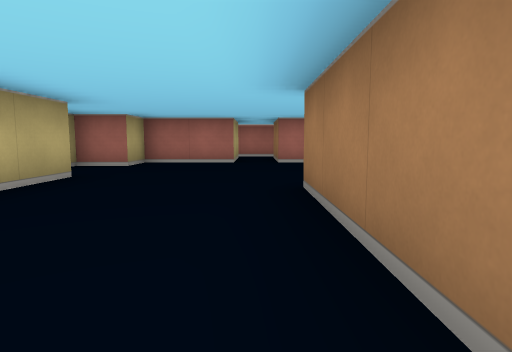
View 1 (above)

19 first-person views from a walk through a cub3D maze. The camera is about half as high as the walls, tilts 6° down and sees 75° across. The floor is counted in squares. Each view is taken from the middle of a square. On the plan, view 1 faces up. The plan holds only what a view shows up to about 9 squares ahead; the rest is blank.

View 2
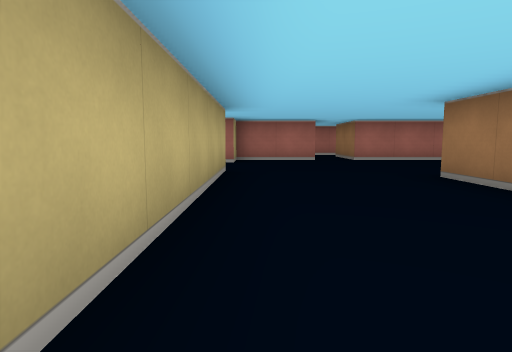

View 3
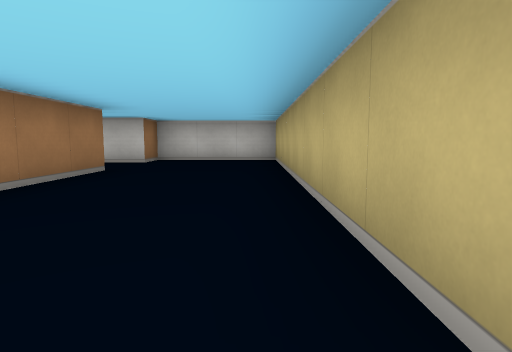

View 4
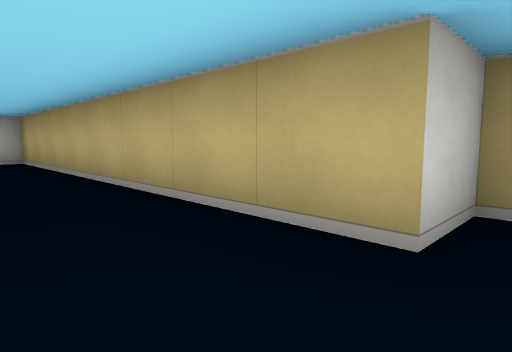

View 5
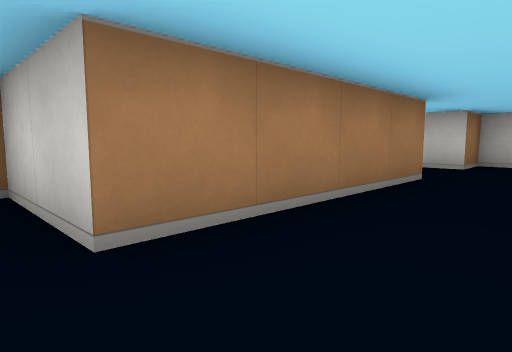

View 6
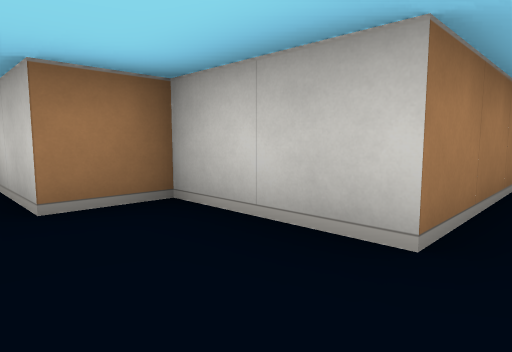

View 7
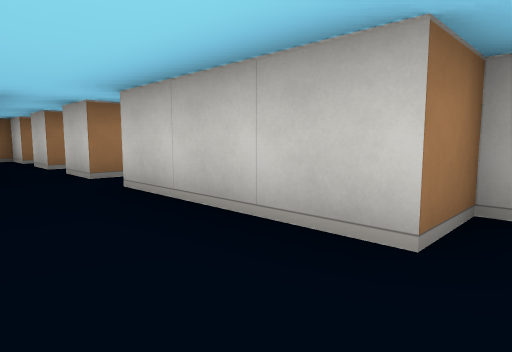

View 8
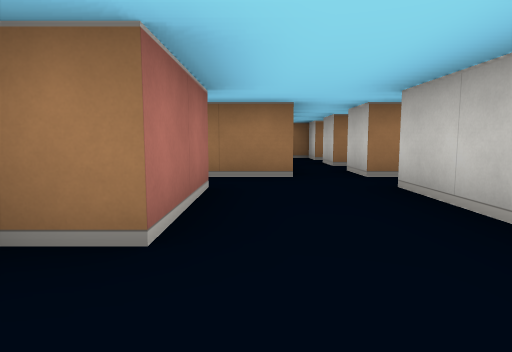

View 9
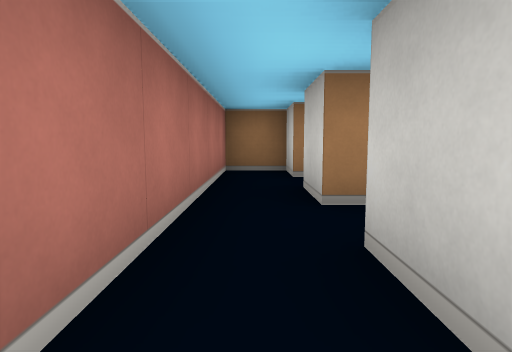

View 10
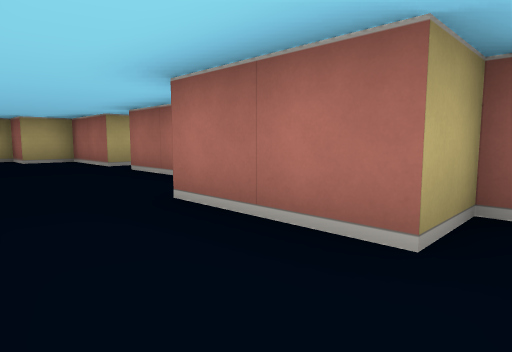

View 11
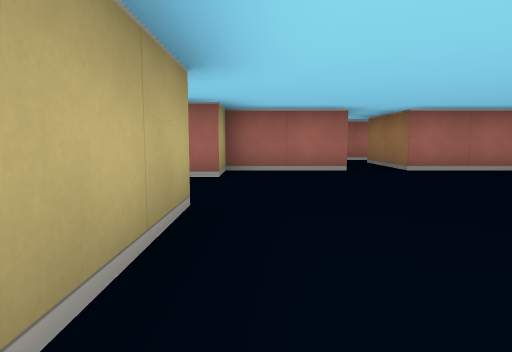

View 12
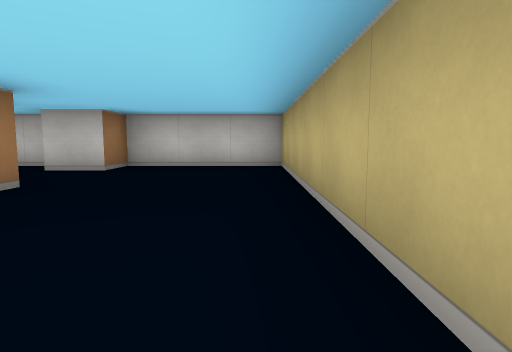

View 13
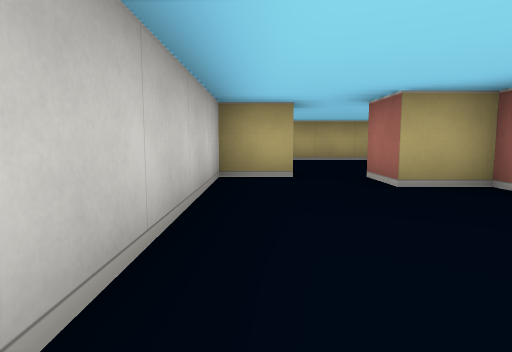

View 14
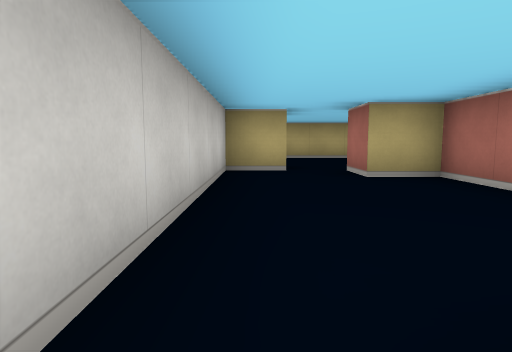

View 15
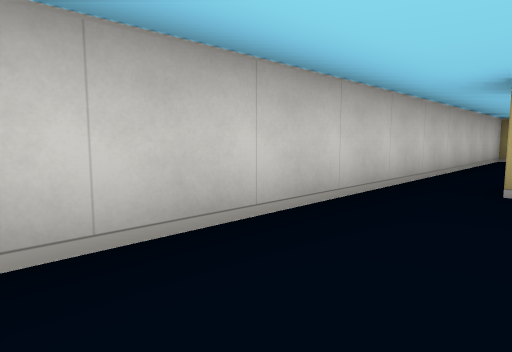

View 16
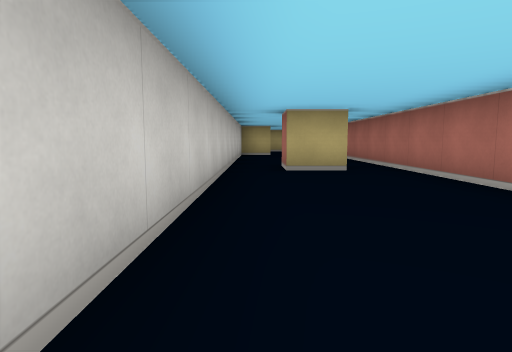

View 17
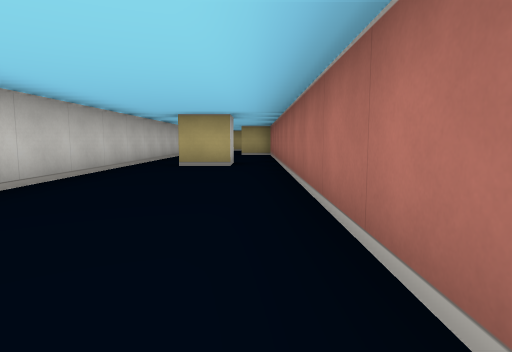

View 18
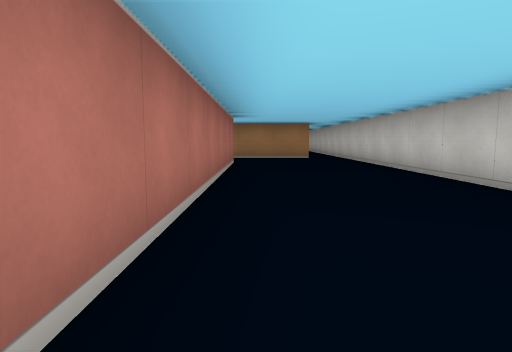

View 19
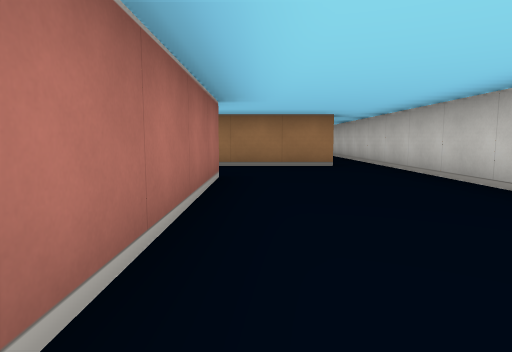

### Floor plan
Points are (right, up) in squares from view 1. A wall is a line through its corners. A room is listed if a view was taken in it or the views show most of it. See-through windows are left out.
Room 1 (views 1, 2, 3, 4, 5, 6, 7, 8, 9, 10, 11, 12)
walls: (-0.5, 7.5) (-2.5, 7.5) (-2.5, 6.5) (-3.5, 6.5); (2.8, 7.5) (0.5, 7.5); (-3.6, 4.5) (-2.5, 4.5) (-2.5, -3.5) (0.5, -3.5) (0.5, -2.5) (1.5, -2.5); (0.5, -0.6) (0.5, 3.5) (2.5, 3.5) (2.5, 4.5) (5.5, 4.5); (6.5, 4) (6.5, 4.5) (7.5, 4.5); (5.5, 7.6) (5.5, 6.5) (3.5, 6.5) (3.5, 7.2); (8.5, 4.5) (9.5, 4.5); (9.5, 5.5) (6.5, 5.5) (6.5, 6.8)
Room 2 (views 13, 14, 15, 16, 17, 18, 19)
walls: (6.6, -1.5) (7.5, -1.5) (7.5, -2.5) (6.5, -2.5); (15.5, -0.5) (2.5, -0.5) (2.5, -1.5) (1.5, -1.5); (17.5, -2.6) (17.5, -0.2); (1.5, -2.5) (1.5, -3.5) (20.1, -3.5)

Where each view was taken, in squares from view 1:
view 1: 0 up, 0 right, facing up
view 2: 1 down, 2 left, facing up
view 3: 5 up, 2 left, facing down
view 4: 5 up, 1 left, facing down-left
view 5: 4 up, 1 left, facing down-right
view 6: 5 up, 0 right, facing down-right
view 7: 6 up, 2 right, facing down-right
view 8: 6 up, 2 right, facing right
view 9: 5 up, 6 right, facing right
view 10: 5 up, 6 right, facing up-left
view 11: 2 up, 2 left, facing up
view 12: 3 up, 2 left, facing down
view 13: 3 down, 6 right, facing left
view 14: 3 down, 7 right, facing left
view 15: 2 down, 11 right, facing down-left
view 16: 3 down, 13 right, facing left
view 17: 1 down, 14 right, facing left
view 18: 1 down, 8 right, facing right
view 19: 1 down, 11 right, facing right
